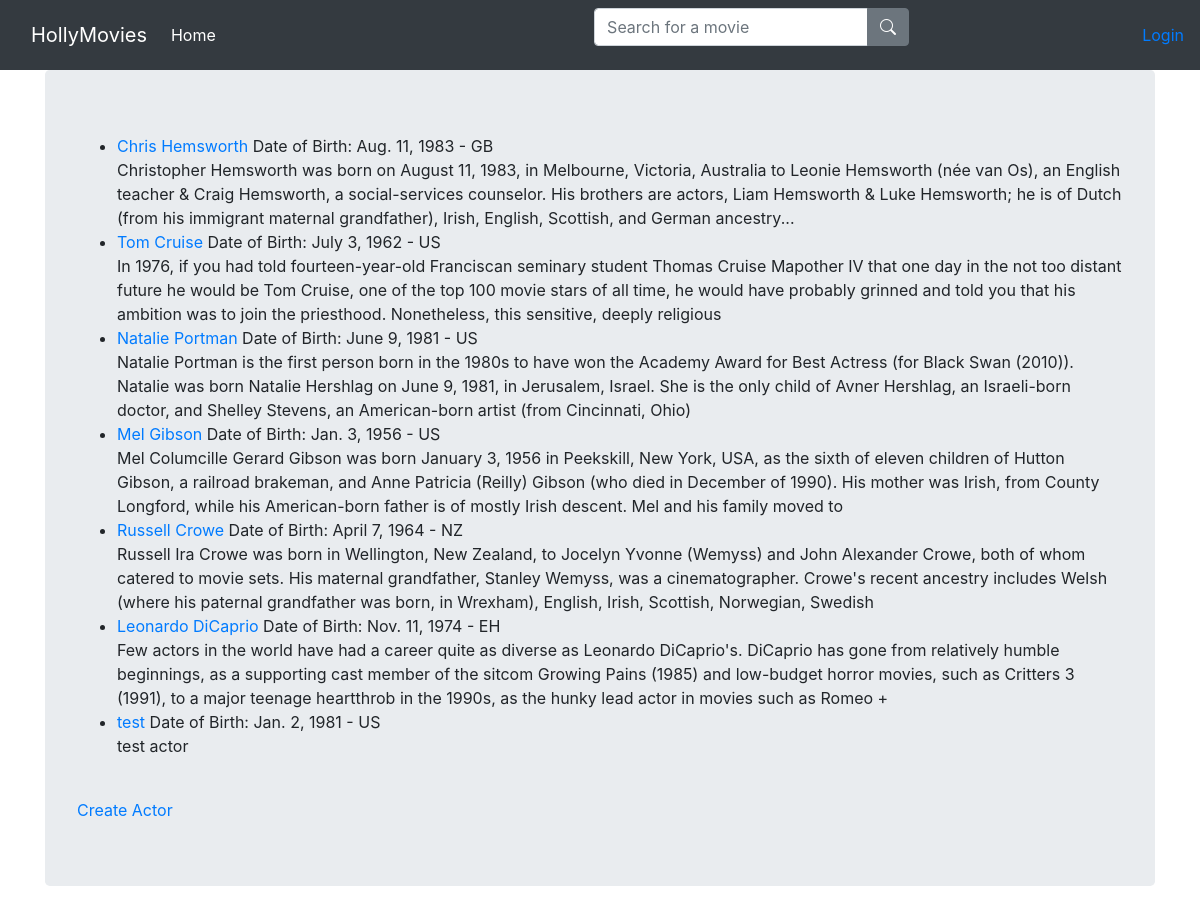
The app's page /actors_list/ with its own data.
### viewer/models.py (models this page shows, shortened)
class Actor(models.Model):
    name = models.CharField(max_length=100)
    date_of_birth = models.DateField()
    bio = models.TextField()
    country_of_birth = models.CharField(max_length=30, choices=COUNTRIES_CHOICES, default='US')

### viewer/views.py (the view)
# urls.py: path('actors_list/', ListActor.as_view(), name='actors_list'),
class ListActor(ListView):
    template_name = 'actors.html'
    model = Actor
    context_object_name = 'actor_data'

### viewer/templates/actors.html
{%extends 'base.html'%}
{%block content%}
        <ul>
          {%for a in actor_data%}
            <li> <a href="{% url 'detail_actor' a.pk %}">{{a.name}}</a> Date of Birth: {{a.date_of_birth}} - {{a.country_of_birth}} <br>{{a.bio}}</li>
          {%endfor%}
        </ul>
<br>
<a href="{% url 'create_actor' %}">Create Actor</a>
{%endblock%}

### records on screen
Actor: name "Chris Hemsworth", date_of_birth "Aug. 11, 1983", country_of_birth "GB", bio "Christopher Hemsworth was born on August 11, 1983, in Melbourne, Victoria, Australia to Leonie Hemsworth (née van Os), an English teacher & Craig Hemsworth, a social-services counselor. His brothers are actors, Liam Hemsworth & Luke Hemsworth; he is of Dutch (from his immigrant maternal grandfather), Irish, English, Scottish, and German ancestry..."
Actor: name "Tom Cruise", date_of_birth "July 3, 1962", country_of_birth "US", bio "In 1976, if you had told fourteen-year-old Franciscan seminary student Thomas Cruise Mapother IV that one day in the not too distant future he would be Tom Cruise, one of the top 100 movie stars of all time, he would have probably grinned and told you that his ambition was to join the priesthood. Nonetheless, this sensitive, deeply religious"
Actor: name "Natalie Portman", date_of_birth "June 9, 1981", country_of_birth "US", bio "Natalie Portman is the first person born in the 1980s to have won the Academy Award for Best Actress (for Black Swan (2010)). Natalie was born Natalie Hershlag on June 9, 1981, in Jerusalem, Israel. She is the only child of Avner Hershlag, an Israeli-born doctor, and Shelley Stevens, an American-born artist (from Cincinnati, Ohio)"
Actor: name "Mel Gibson", date_of_birth "Jan. 3, 1956", country_of_birth "US", bio "Mel Columcille Gerard Gibson was born January 3, 1956 in Peekskill, New York, USA, as the sixth of eleven children of Hutton Gibson, a railroad brakeman, and Anne Patricia (Reilly) Gibson (who died in December of 1990). His mother was Irish, from County Longford, while his American-born father is of mostly Irish descent. Mel and his family moved to"
Actor: name "Russell Crowe", date_of_birth "April 7, 1964", country_of_birth "NZ", bio "Russell Ira Crowe was born in Wellington, New Zealand, to Jocelyn Yvonne (Wemyss) and John Alexander Crowe, both of whom catered to movie sets. His maternal grandfather, Stanley Wemyss, was a cinematographer. Crowe's recent ancestry includes Welsh (where his paternal grandfather was born, in Wrexham), English, Irish, Scottish, Norwegian, Swedish"
Actor: name "Leonardo DiCaprio", date_of_birth "Nov. 11, 1974", country_of_birth "EH", bio "Few actors in the world have had a career quite as diverse as Leonardo DiCaprio's. DiCaprio has gone from relatively humble beginnings, as a supporting cast member of the sitcom Growing Pains (1985) and low-budget horror movies, such as Critters 3 (1991), to a major teenage heartthrob in the 1990s, as the hunky lead actor in movies such as Romeo +"
Actor: name "test", date_of_birth "Jan. 2, 1981", country_of_birth "US", bio "test actor"
